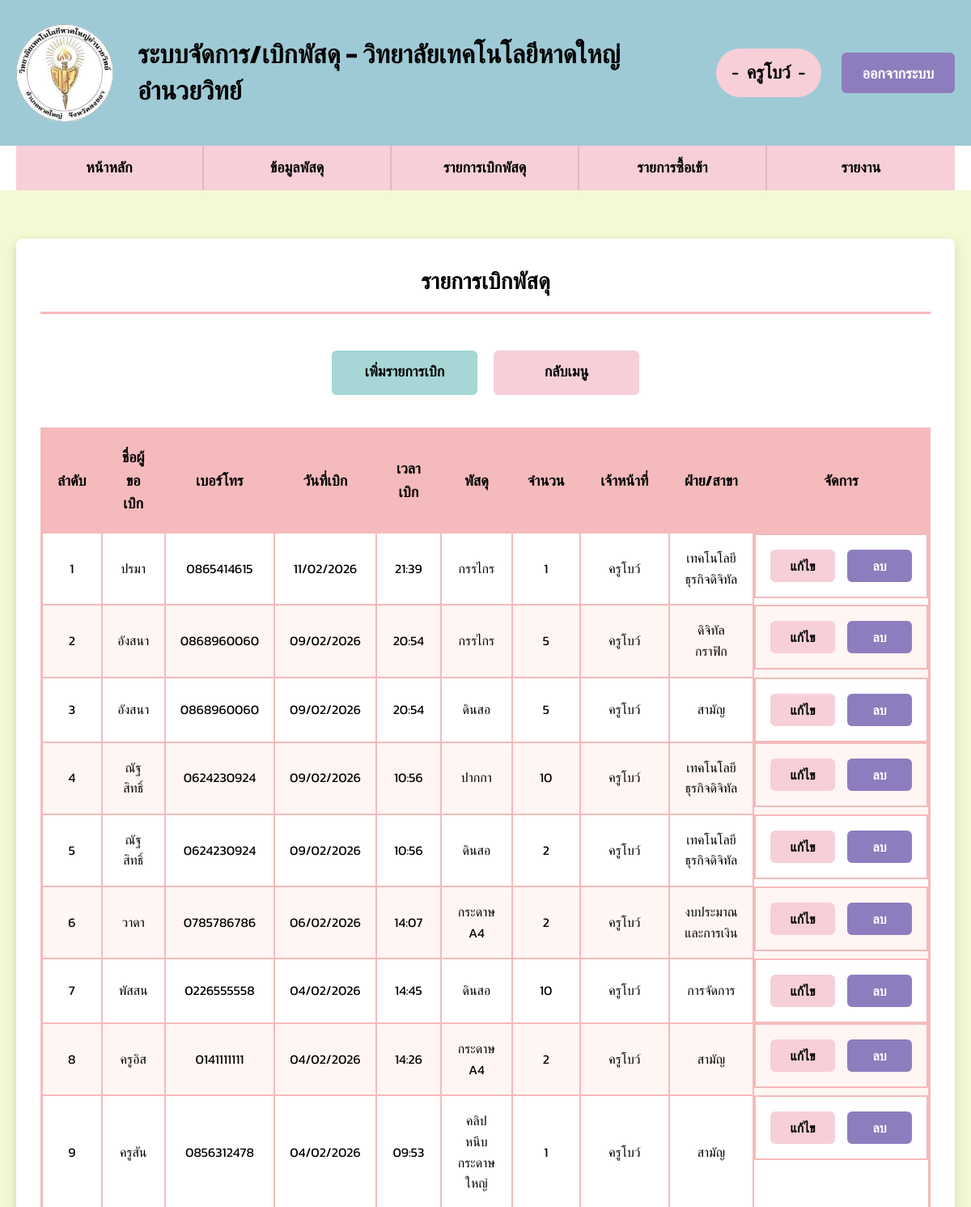
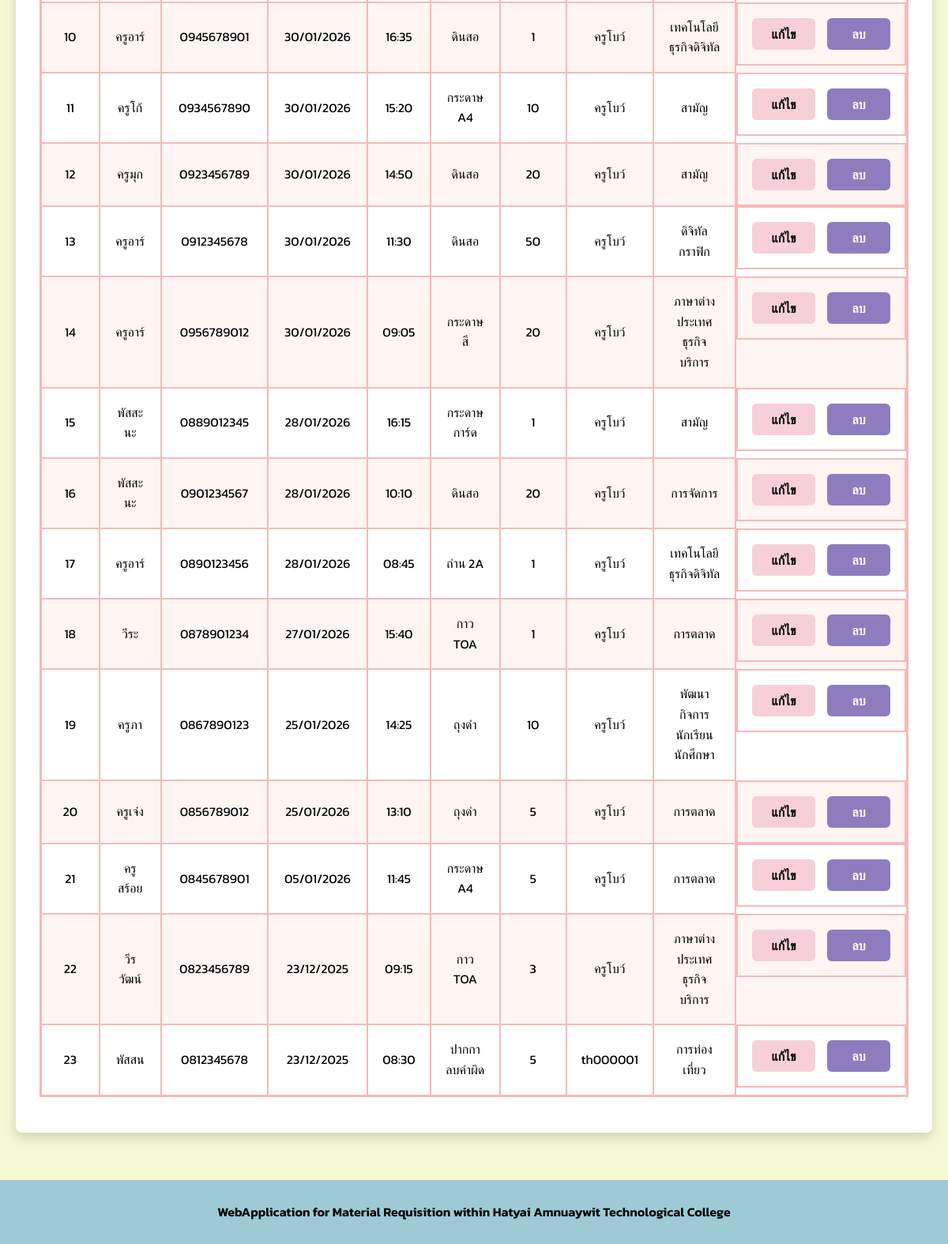
/request.php (signed in), run on the app's committed database (2 pictures, top to bottom).
### tables this page shows
CREATE TABLE `request` (
  `Req_ID` int(5) NOT NULL COMMENT 'รหัสการเบิก',
  `Req_Name` varchar(50) NOT NULL COMMENT 'ชื่อผู้ขอเบิก',
  `Req_Phone` varchar(10) DEFAULT NULL COMMENT 'เบอร์โทรผู้ขอเบิก',
  `Req_Date` varchar(16) NOT NULL COMMENT 'วัน/เวลาที่เบิก',
  `Item_ID` varchar(5) NOT NULL COMMENT 'รหัสพัสดุ',
  `Req_Total` int(5) NOT NULL COMMENT 'จำนวนที่เบิก',
  `Officer` varchar(30) NOT NULL COMMENT 'ชื่อเจ้าหน้าที่',
  `Department` varchar(30) NOT NULL COMMENT 'สาขา'
);

CREATE TABLE `item` (
  `Item_ID` varchar(5) NOT NULL COMMENT 'รหัสพัสดุ',
  `Item_Name` varchar(30) NOT NULL COMMENT 'ชื่อพัสดุ',
  `Unit` varchar(20) NOT NULL COMMENT 'หน่วยนับ',
  `Item_Total` int(5) NOT NULL COMMENT 'ยอดคงเหลือ'
);

### request.php (the view, shortened to what this page needs)
<?php
require_once 'config.php';
$requests = [];
try {
    $stmt = $conn->prepare("
        SELECT r.Req_ID, r.Req_Name, r.Req_Phone, r.Req_Date, i.Item_Name, r.Req_Total, r.Officer, r.Department
        FROM request r
        LEFT JOIN item i ON r.Item_ID = i.Item_ID
        ORDER BY r.Req_Date DESC, r.Req_ID DESC
    ");
    $stmt->execute();
    $requests = $stmt->fetchAll(PDO::FETCH_ASSOC);
} catch(PDOException $e) {
    $error = "เกิดข้อผิดพลาดในการดึงข้อมูล";
}
require_once 'header.php';
?>
<div class="table-container">
    <h2 class="table-title">รายการเบิกพัสดุ</h2>
    <div class="button-container">
        <a href="add_request.php" class="add-form-btn">เพิ่มรายการเบิก</a>
        <a href="dashboard.php" class="back-btn">กลับเมนู</a>
    </div>
    <table class="data-table">
        <thead>
            <tr>
                <th>ลำดับ</th>
                <th>ชื่อผู้ขอเบิก</th>
                <th>เบอร์โทร</th>
                <th>วันที่เบิก</th>
                <th>เวลาเบิก</th>
                <th>พัสดุ</th>
                <th>จำนวน</th>
                <th>เจ้าหน้าที่</th>
                <th>ฝ่าย/สาขา</th>
                <th>จัดการ</th>
            </tr>
        </thead>
        <tbody>
            <?php if (count($requests) > 0): ?>
                <?php foreach ($requests as $index => $req): ?>
    <?php
    $should_highlight = false;
    ?>
    <tr class="<?php echo $should_highlight ? 'highlight-row' : ''; ?>">
                        <td><?php echo $index + 1; ?></td>
                        <td><?php echo htmlspecialchars($req['Req_Name']); ?></td>
                        <td><?php echo htmlspecialchars($req['Req_Phone'] ?? '-'); ?></td>
                        <td><?php echo htmlspecialchars($req['Req_Date_Formatted']); ?></td>
                        <td><?php echo htmlspecialchars($req['Req_Time_Formatted']); ?></td>
                        <td><?php echo htmlspecialchars($req['Item_Name']); ?></td>
                        <td><?php echo htmlspecialchars($req['Req_Total']); ?></td>
                        <td><?php echo htmlspecialchars($req['Officer']); ?></td>
                        <td><?php echo htmlspecialchars($req['Department']); ?></td>
                        <td class="management-buttons">
                            <a href="edit_request.php?id=<?php echo urlencode($req['Req_ID']); ?>" class="edit-btn">แก้ไข</a>
                            <a href="request.php?delete_id=<?php echo urlencode($req['Req_ID']); ?>" class="delete-btn" onclick="return confirm('ยืนยันการลบรายการนี้?')">ลบ</a>
                        </td>
                    </tr>
                <?php endforeach; ?>
            <?php else: ?>
                <tr>
                    <td colspan="10" class="no-data">ไม่มีข้อมูลรายการเบิก</td>
                </tr>
            <?php endif; ?>
        </tbody>
    </table>
</div>
<?php require_once 'footer.php'; ?>

### style.css (style rules this page uses)
* { margin: 0; padding: 0; box-sizing: border-box; font-family: "Kanit", sans-serif; }
body { background-color: #F4F8D3; color: #000000; display: flex; flex-direction: column; min-height: 100vh; line-height: 1.6; font-size: 16px; }
.add-form-btn { display: inline-block; padding: 12px 30px; background-color: #A6D6D6; color: #000000; border: none; border-radius: 6px; cursor: pointer; font-size: 18px; text-align: center; text-decoration: none; font-weight: 600; min-width: 180px; height: 55px; transition: all 0.3s; }
.back-btn { display: inline-block; padding: 12px 30px; background-color: #F7CFD8; color: #000000; border: none; border-radius: 6px; cursor: pointer; font-size: 18px; text-align: center; text-decoration: none; font-weight: 600; min-width: 180px; height: 55px; transition: all 0.3s; }
.edit-btn { background-color: #F7CFD8; color: #000000; padding: 8px 20px; border: none; border-radius: 6px; cursor: pointer; font-size: 16px; text-decoration: none; font-weight: 600; min-width: 80px; height: 40px; transition: all 0.3s; }
.delete-btn { background-color: #8E7DBE; color: #FFFFFF; padding: 8px 20px; border: none; border-radius: 6px; cursor: pointer; font-size: 16px; text-decoration: none; font-weight: 600; min-width: 80px; height: 40px; transition: all 0.3s; }
.button-container { text-align: center; margin: 20px 0; padding: 20px; display: flex; justify-content: center; align-items: center; gap: 20px; flex-wrap: wrap; }
.management-buttons { display: flex; gap: 15px; justify-content: center; align-items: center; }
.table-container { background-color: #FFFFFF; border-radius: 8px; padding: 30px; box-shadow: 0 6px 15px rgba(0,0,0,0.15); width: 100%; max-width: 1600px; margin: 30px auto; overflow-x: visible !important; }
.table-title { text-align: center; margin-bottom: 25px; padding-bottom: 15px; border-bottom: 3px solid #F5BABB; color: #000000; font-size: 28px; font-weight: 700; }
.data-table { width: 100%; border-collapse: collapse; margin: 15px 0; border: 3px solid #F5BABB; font-size: 16px; min-width: 1000px; }
.data-table th, .data-table td { padding: 18px; text-align: center; border: 2px solid #F5BABB; color: #000000; vertical-align: middle; font-size: 16px; }
.data-table th { background-color: #F5BABB; color: #000000; font-weight: 700; font-size: 18px; padding: 20px 18px; }
.data-table tr:nth-child(even) { background-color: #FFF5F2; }
@media (max-width: 1920px) { .table-container { max-width: 1500px; } }

### data on the page
request: Req_Name "ปรมา", Req_Phone "0865414615", Req_Date_Formatted "11/02/2026", Req_Time_Formatted "21:39", Item_ID.Item_Name "กรรไกร", Req_Total "1", Officer "ครูโบว์", Department "เทคโนโลยีธุรกิจดิจิทัล"
request: Req_Name "อังสนา", Req_Phone "0868960060", Req_Date_Formatted "09/02/2026", Req_Time_Formatted "20:54", Item_ID.Item_Name "กรรไกร", Req_Total "5", Officer "ครูโบว์", Department "ดิจิทัลกราฟิก"
request: Req_Name "อังสนา", Req_Phone "0868960060", Req_Date_Formatted "09/02/2026", Req_Time_Formatted "20:54", Item_ID.Item_Name "ดินสอ", Req_Total "5", Officer "ครูโบว์", Department "สามัญ"
request: Req_Name "ณัฐสิทธิ์", Req_Phone "0624230924", Req_Date_Formatted "09/02/2026", Req_Time_Formatted "10:56", Item_ID.Item_Name "ปากกา", Req_Total "10", Officer "ครูโบว์", Department "เทคโนโลยีธุรกิจดิจิทัล"
request: Req_Name "ณัฐสิทธิ์", Req_Phone "0624230924", Req_Date_Formatted "09/02/2026", Req_Time_Formatted "10:56", Item_ID.Item_Name "ดินสอ", Req_Total "2", Officer "ครูโบว์", Department "เทคโนโลยีธุรกิจดิจิทัล"
request: Req_Name "วาดา", Req_Phone "0785786786", Req_Date_Formatted "06/02/2026", Req_Time_Formatted "14:07", Item_ID.Item_Name "กระดาษ A4", Req_Total "2", Officer "ครูโบว์", Department "งบประมาณและการเงิน"
request: Req_Name "พัสสน", Req_Phone "0226555558", Req_Date_Formatted "04/02/2026", Req_Time_Formatted "14:45", Item_ID.Item_Name "ดินสอ", Req_Total "10", Officer "ครูโบว์", Department "การจัดการ"
request: Req_Name "ครูอิส", Req_Phone "0141111111", Req_Date_Formatted "04/02/2026", Req_Time_Formatted "14:26", Item_ID.Item_Name "กระดาษ A4", Req_Total "2", Officer "ครูโบว์", Department "สามัญ"
request: Req_Name "ครูสัน", Req_Phone "0856312478", Req_Date_Formatted "04/02/2026", Req_Time_Formatted "09:53", Item_ID.Item_Name "คลิปหนีบกระดาษ ใหญ่", Req_Total "1", Officer "ครูโบว์", Department "สามัญ"
request: Req_Name "ครูอาร์", Req_Phone "0945678901", Req_Date_Formatted "30/01/2026", Req_Time_Formatted "16:35", Item_ID.Item_Name "ดินสอ", Req_Total "1", Officer "ครูโบว์", Department "เทคโนโลยีธุรกิจดิจิทัล"
request: Req_Name "ครูโก้", Req_Phone "0934567890", Req_Date_Formatted "30/01/2026", Req_Time_Formatted "15:20", Item_ID.Item_Name "กระดาษ A4", Req_Total "10", Officer "ครูโบว์", Department "สามัญ"
request: Req_Name "ครูมุก", Req_Phone "0923456789", Req_Date_Formatted "30/01/2026", Req_Time_Formatted "14:50", Item_ID.Item_Name "ดินสอ", Req_Total "20", Officer "ครูโบว์", Department "สามัญ"
request: Req_Name "ครูอาร์", Req_Phone "0912345678", Req_Date_Formatted "30/01/2026", Req_Time_Formatted "11:30", Item_ID.Item_Name "ดินสอ", Req_Total "50", Officer "ครูโบว์", Department "ดิจิทัลกราฟิก"
request: Req_Name "ครูอาร์", Req_Phone "0956789012", Req_Date_Formatted "30/01/2026", Req_Time_Formatted "09:05", Item_ID.Item_Name "กระดาษสี", Req_Total "20", Officer "ครูโบว์", Department "ภาษาต่างประเทศธุรกิจบริการ"
request: Req_Name "พัสสะนะ", Req_Phone "0889012345", Req_Date_Formatted "28/01/2026", Req_Time_Formatted "16:15", Item_ID.Item_Name "กระดาษการ์ด", Req_Total "1", Officer "ครูโบว์", Department "สามัญ"
request: Req_Name "พัสสะนะ", Req_Phone "0901234567", Req_Date_Formatted "28/01/2026", Req_Time_Formatted "10:10", Item_ID.Item_Name "ดินสอ", Req_Total "20", Officer "ครูโบว์", Department "การจัดการ"
request: Req_Name "ครูอาร์", Req_Phone "0890123456", Req_Date_Formatted "28/01/2026", Req_Time_Formatted "08:45", Item_ID.Item_Name "ถ่าน 2A", Req_Total "1", Officer "ครูโบว์", Department "เทคโนโลยีธุรกิจดิจิทัล"
request: Req_Name "วีระ", Req_Phone "0878901234", Req_Date_Formatted "27/01/2026", Req_Time_Formatted "15:40", Item_ID.Item_Name "กาว TOA", Req_Total "1", Officer "ครูโบว์", Department "การตลาด"
request: Req_Name "ครูภา", Req_Phone "0867890123", Req_Date_Formatted "25/01/2026", Req_Time_Formatted "14:25", Item_ID.Item_Name "ถุงดำ", Req_Total "10", Officer "ครูโบว์", Department "พัฒนากิจการนักเรียนนักศึกษา"
request: Req_Name "ครูเจ๋ง", Req_Phone "0856789012", Req_Date_Formatted "25/01/2026", Req_Time_Formatted "13:10", Item_ID.Item_Name "ถุงดำ", Req_Total "5", Officer "ครูโบว์", Department "การตลาด"
request: Req_Name "ครูสร้อย", Req_Phone "0845678901", Req_Date_Formatted "05/01/2026", Req_Time_Formatted "11:45", Item_ID.Item_Name "กระดาษ A4", Req_Total "5", Officer "ครูโบว์", Department "การตลาด"
request: Req_Name "วีรวัฒน์", Req_Phone "0823456789", Req_Date_Formatted "23/12/2025", Req_Time_Formatted "09:15", Item_ID.Item_Name "กาว TOA", Req_Total "3", Officer "ครูโบว์", Department "ภาษาต่างประเทศธุรกิจบริการ"
request: Req_Name "พัสสน", Req_Phone "0812345678", Req_Date_Formatted "23/12/2025", Req_Time_Formatted "08:30", Item_ID.Item_Name "ปากกาลบคำผิด", Req_Total "5", Officer "th000001", Department "การท่องเที่ยว"

### other printed values
$display_name "ครูโบว์"
